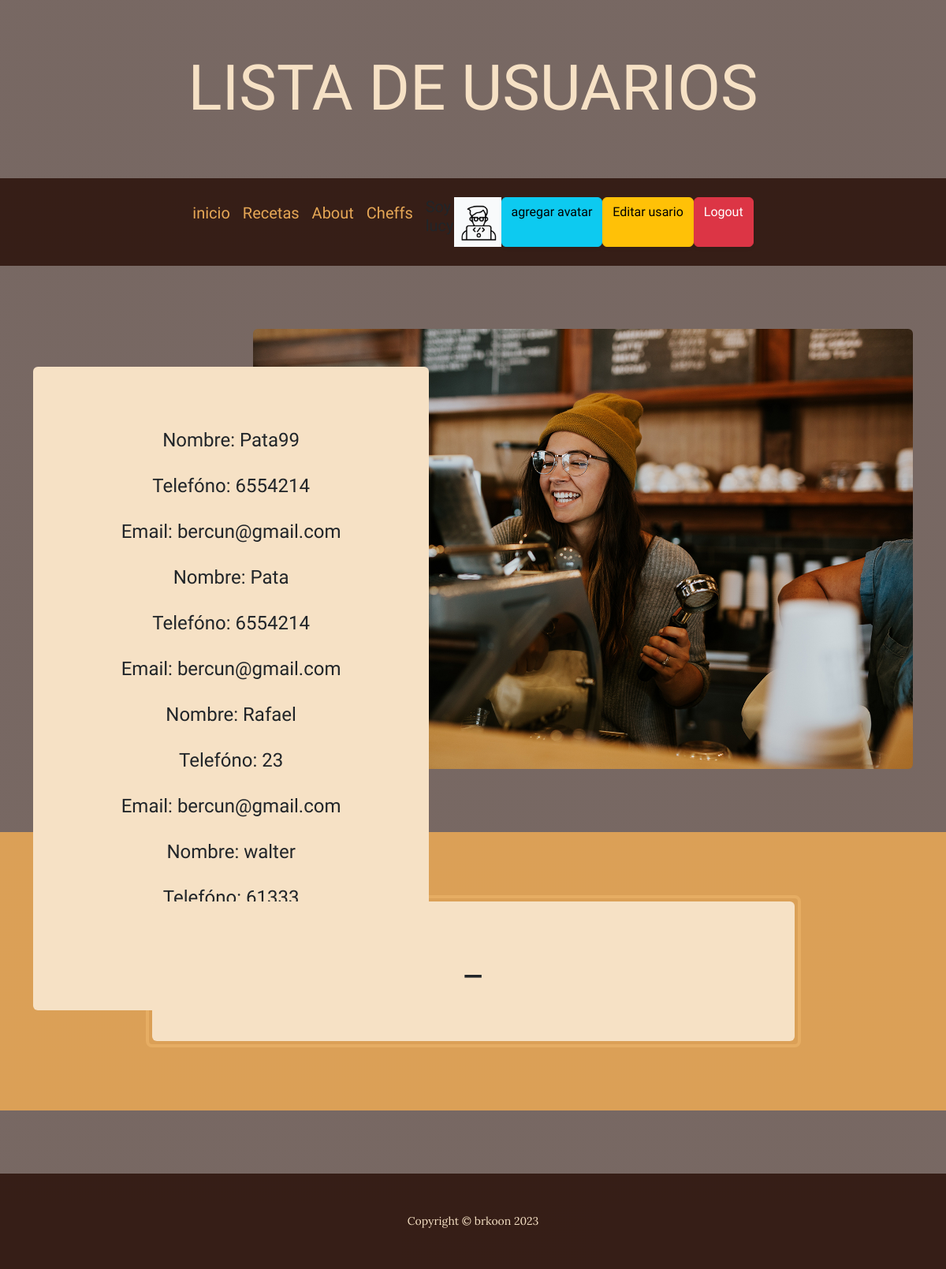
/AppRecetas/cheffs/ (signed in), run on the app's committed database.
### AppRecetas/models.py (models this page shows, shortened)
class Avatar(models.Model):
    usuario = models.ForeignKey(User, on_delete=models.CASCADE)
    image = models.ImageField(upload_to= "avatares", null=True)

class Cheff(models.Model):
    nombreUsr = models.CharField(max_length=20)
    emailUsr = models.EmailField()
    telfonoUsr = models.IntegerField()
    ciudad = models.CharField(max_length=20)
    edad = models.IntegerField()
    tipoDeCocina = models.CharField(max_length=20)

### AppRecetas/views.py (the view)
# urls.py: path("cheffs/", vista_cheffs, name= "Cheffs"),
@login_required
def vista_cheffs(request):
   cheff_all = Cheff.objects.all()
   listado = {"gente": cheff_all}
   return render(request, "AppRecetas/cheffs.html", listado )

### AppRecetas/templates/AppRecetas/cheffs.html (shortened to what this page needs)
{% extends "AppRecetas/base.html" %}
{% block  titulo %}
Lista de Usuarios
{% endblock  %}
{% block  complement %}
{% for comunidad in gente  %}
<H4>
<p>Nombre: {{comunidad.nombreUsr}}  </p>
<p>Telefóno: {{comunidad.telfonoUsr}}  </p>
<p>Email: {{comunidad.emailUsr}}  </p>
</H4>
{% endfor %}
{% endblock  %}

### AppRecetas/templates/AppRecetas/base.html (shortened to what this page needs)
<!DOCTYPE html>
<html lang="en">
    <head>
        {% load static  %}
        <link href="{% static 'AppRecetas/css/styles.css'%}" rel="stylesheet" />
    </head>
    <body>
        <header>
            <h1 class="site-heading text-center text-faded d-none d-lg-block">
                <span class="site-heading-lower">
                    {% block  titulo %}
                     {% endblock %}
                </span>
            </h1>
        </header>
        <nav class="navbar navbar-expand-lg navbar-dark py-lg-4" id="mainNav">
            <div class="container">
                <div class="collapse navbar-collapse" id="navbarSupportedContent">
                    <ul class="navbar-nav mx-auto">
                        <a class="navbar-brand" href="{% url 'Inicio' %}">inicio</a>
                <a class="navbar-brand" href="{% url 'RecetasMain' %}">Recetas</a>
                <a class="navbar-brand" href="{% url 'About' %}">About</a>
                {% if request.user.is_authenticated  %}
                <a class="navbar-brand" href="{% url 'listaCheff' %}">Cheffs</a>
                <br>
                <br>
                {% endif %}
                {% if request.user.is_authenticated  %}
                <p> <h5>
                    Soy <br> {{user.username}}
                </h5>  </p>
                {% with user.avatar_set.first as  miPrimerAvatar %}
                {% if miPrimerAvatar  %}
                <img src="{{miPrimerAvatar.image.url}}" alt=" NO EXITE AVATAR", style="max-width: 60px;">
                {% endif %}
                {% endwith %}
                <a class="btn btn-info" href="{% url 'AddAvatar' %}">agregar avatar</a>
                <a class="btn btn-warning" href="{% url 'EditUsr' %}">Editar usario</a>
                <a class="btn btn-danger" href="{% url 'Logout' %}">Logout</a>
                {% else %}
                <a class="btn btn-success" href="{% url 'Login' %}">Login</a>
                <a class="btn btn-primary" href="{% url 'Register' %}">Registrarse</a>
                {% endif %}
                    </ul>
                </div>
            </div>
        </nav>
        <section class="page-section clearfix">
            <div class="container">
                <div class="intro">
                    <img class="intro-img img-fluid mb-3 mb-lg-0 rounded" src="{% static 'AppRecetas/assets/img/intro.jpg' %}" alt="..." />
                    <div class="intro-text left-0 text-center bg-faded p-5 rounded">
                        <p class="mb-3">
                            {% block  complement %}
                            {% endblock %}
                        </p>
                        <div class="intro-button mx-auto"><a class="btn btn-primary btn-xl" href="{% url 'Inicio' %}">Regresar</a></div>
                    </div>
                </div>
            </div>
        </section>
        <section class="page-section cta">
            <div class="container">
                <div class="row">
                    <div class="col-xl-9 mx-auto">
                        <div class="cta-inner bg-faded text-center rounded">
                            <h2 class="section-heading mb-4">
                                <span class="section-heading-lower">_</span>
                            </h2>
                        </div>
                    </div>
                </div>
            </div>
        </section>
        <footer class="footer text-faded text-center py-5">
            <div class="container"><p class="m-0 small">Copyright &copy; brkoon  2023</p></div>
        </footer>
    </body>
</html>

### data on the page
Avatar: image (picture)
Cheff: nombreUsr "Pata99", telfonoUsr "6554214", emailUsr "bercun@gmail.com"
Cheff: nombreUsr "Pata", telfonoUsr "6554214", emailUsr "bercun@gmail.com"
Cheff: nombreUsr "Rafael", telfonoUsr "23", emailUsr "bercun@gmail.com"
Cheff: nombreUsr "walter", telfonoUsr "61333"
